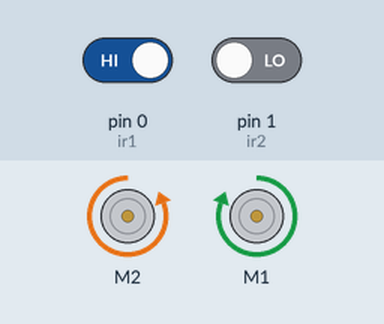
The sketch below on a simulated Arduino Uno, built with avr-gcc and run on an emulated ATmega328P. On the bench: 2 × DC motor (green arrow = forward, orange = backward, longer = faster). Inputs (shaded band) come from the test bench; at power-on: pin 0 (ir1) HIGH, pin 1 (ir2) LOW.

Above: at 1.2 s.
1.3 s: pin 0 (ir1) driven LOW
At 2.1 s:
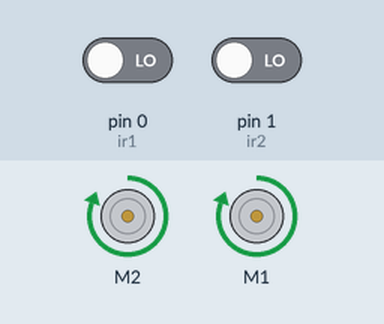
2.8 s: pin 1 (ir2) driven HIGH
At 3.3 s:
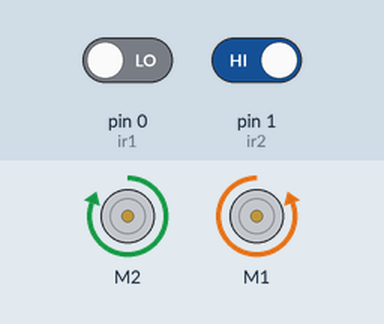
4.3 s: pin 1 (ir2) driven LOW
At 5.5 s:
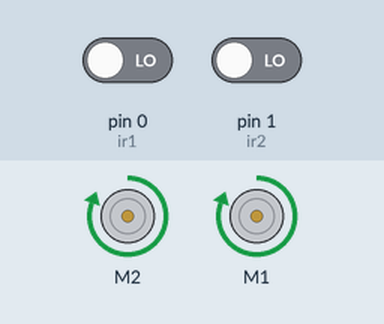
5.8 s: pin 0 (ir1) driven HIGH
At 6.7 s:
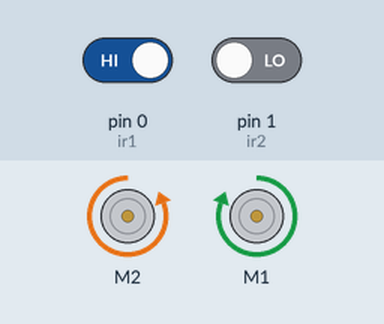
Timing chart, 0 to 8.3 s (numbered marks = the images above; inputs shaded):
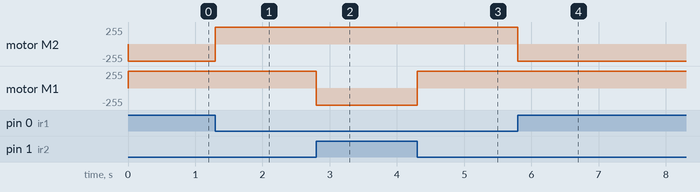

Measured:
- after the input at 1.3 s, motor M2: backward 255/255 → forward 255/255 at once
- after the input at 2.8 s, motor M1: forward 255/255 → backward 255/255 at once
- after the input at 4.3 s, motor M1: backward 255/255 → forward 255/255 at once
- after the input at 5.8 s, motor M2: forward 255/255 → backward 255/255 at once

The sketch:

lineFollowerCode.ino
```cpp
#include <AFMotor.h>

#define ir1 0 //left
#define ir2 1 //right
#define bckspeed 255
#define fwdspeed 255

AF_DCMotor ml(1);
AF_DCMotor mr(2);

void setup(){
  pinMode(ir1, INPUT);
  pinMode(ir2, INPUT);

}

void loop(){
  if(!(digitalRead(ir1)==digitalRead(ir2))){
    if(digitalRead(ir1)){
      mr.run(BACKWARD);
      mr.setSpeed(bckspeed);
      ml.run(FORWARD);
      ml.setSpeed(fwdspeed);
    }
    if(digitalRead(ir2)){
      ml.run(BACKWARD);
      ml.setSpeed(bckspeed);
      mr.run(FORWARD);
      mr.setSpeed(fwdspeed);
    }
  }else if(digitalRead(ir1) == HIGH || digitalRead(ir2) == HIGH){
    uturn();
  }else{
    mr.run(FORWARD);
    ml.run(FORWARD);
    mr.setSpeed(fwdspeed);
    ml.setSpeed(fwdspeed);
  }
}

void uturn(){
    delay(100);
}

//either are  0
//neither are 0
//else(both are 0)
```
